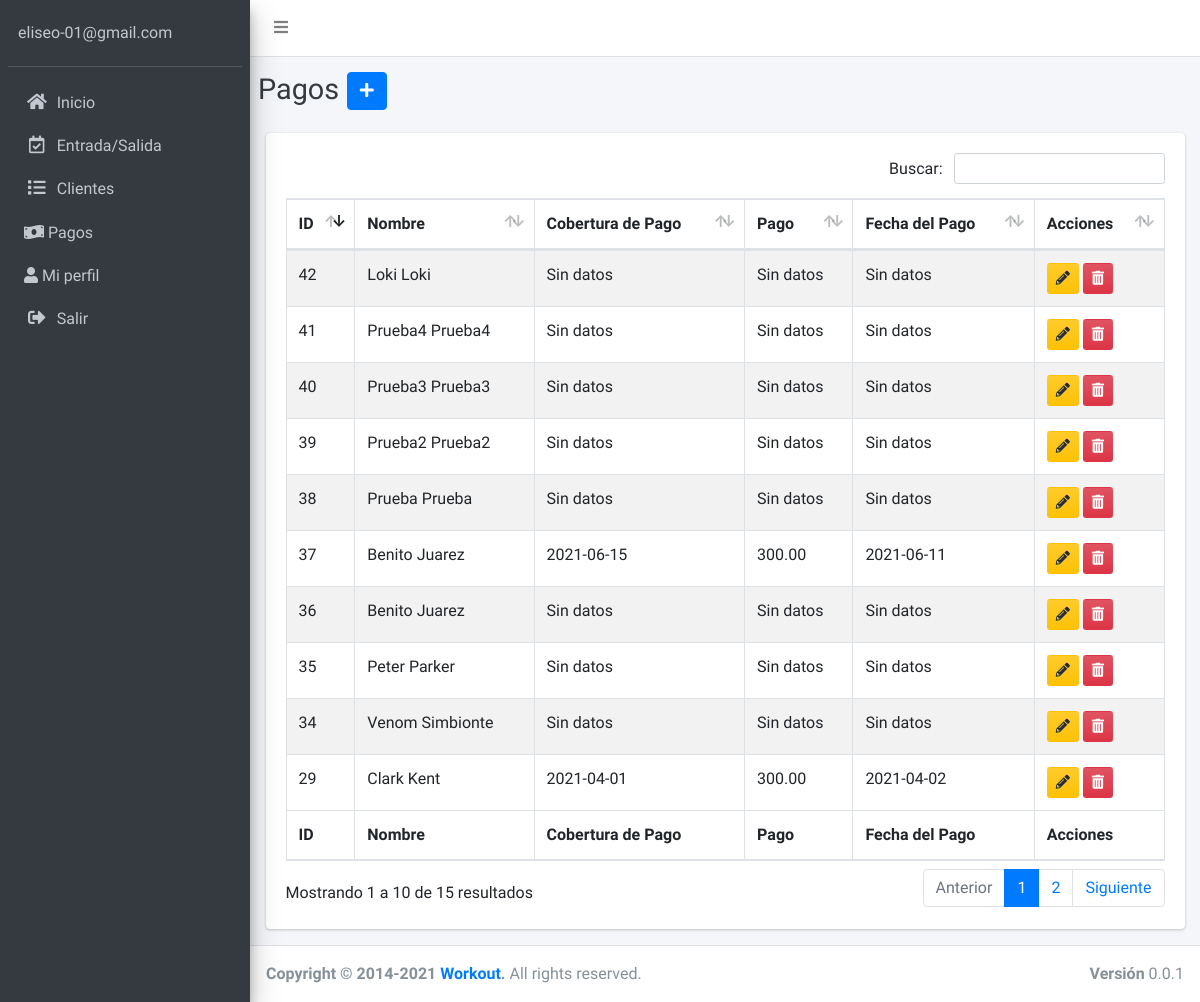
Screenshot of /admin/pages/pago.php (signed in) with the database file from the repository.
### tables this page shows
CREATE TABLE `pago` (
  `id_pago` int(11) NOT NULL,
  `nombre_cliente_pago` int(11) NOT NULL,
  `cobertura_pago` date DEFAULT NULL,
  `pago` decimal(9,2) DEFAULT NULL,
  `fecha_creacion_pago` date DEFAULT NULL
);

CREATE TABLE `cliente` (
  `id_cliente` int(11) NOT NULL,
  `nombre_cliente` varchar(60) NOT NULL,
  `apellido_cliente` varchar(60) NOT NULL,
  `sexo_cliente` varchar(10) NOT NULL,
  `email_cliente` varchar(60) NOT NULL,
  `fecha_nacimiento_cliente` date NOT NULL,
  `telefono_cliente` varchar(15) NOT NULL,
  `estado_cliente` tinyint(4) NOT NULL DEFAULT 1,
  `gimnasio_cliente` int(11) NOT NULL,
  `url_imagen_cliente` varchar(100) NOT NULL,
  `fecha_creacion_cliente` date DEFAULT NULL
);

### admin/pages/pago.php (the view, shortened to what this page needs)
<?php
include 'funciones/funciones.php';
include 'templates/header.php';
include 'templates/barra-superior.php';
include 'templates/barra-lateral.php';
$id = $_SESSION['id'];
?>
  <div class="content-wrapper">
    <div class="content-header">
      <div class="container-fluid">
      <div class="row mb-2">
          <div class="col-sm-6">
            <div class="row">
              <h1 class="m-0 text-dark">Pagos</h1>
              <div class="col-md-auto">
                <button type="button" class="btn btn-block btn-primary" data-toggle="modal" data-target="#registroPago"><i class="fas fa-plus"></i></button>
              </div>
            </div>
          </div>
        </div>
      </div>
    </div>
                <?php
                  try {
                    $sql = "SELECT * ";
                    $sql .= " FROM cliente ";
                    $sql .= " INNER JOIN registro ";
                    $sql .= " ON cliente.gimnasio_cliente=registro.id_registro ";
                    $sql .= " WHERE gimnasio_cliente = $id ";
                    $sql .= " ORDER BY id_cliente DESC ";
                    $resultado = $conn->query($sql);
                    while ($pago = $resultado->fetch_assoc()) { ?>
                    <?php }
                  } catch (Exception $e) {
                      echo "Error: " . $e->getMessage();
                  }
                ?>
    <section class="content">
      <div class="container-fluid">
        <div class="card">
          <div class="card-body">
            <table id="registros-pago" class="table table-bordered table-striped">
              <thead>
              <tr>
                <th>ID</th>
                <th>Nombre</th>
                <th>Cobertura de Pago</th>
                <th>Pago</th>
                <th>Fecha del Pago</th>
                <th>Acciones</th>
              </tr>
              </thead>
              <tbody>
                <?php
                  try {
                    $sql = "SELECT";
                    $sql .= " p.id_pago AS 'id_pago', ";
                    $sql .= " p.nombre_cliente_pago AS 'nombre_cliente', ";
                    $sql .= " IFNULL(p.cobertura_pago, 'Sin datos') AS 'cobertura_pago', ";
                    $sql .= " IFNULL(p.pago, 'Sin datos') AS 'pago', ";
                    $sql .= " IFNULL(p.fecha_creacion_pago, 'Sin datos') AS 'fecha_pago', ";
                    $sql .= " c.id_cliente, ";
                    $sql .= " c.nombre_cliente, ";
                    $sql .= " c.apellido_cliente, ";
                    $sql .= " c.email_cliente, ";
                    $sql .= " c.fecha_nacimiento_cliente, ";
                    $sql .= " c.telefono_cliente, ";
                    $sql .= " c.gimnasio_cliente, ";
                    $sql .= " c.url_imagen_cliente ";
                    $sql .= " FROM pago p ";
                    $sql .= " LEFT JOIN cliente c ";
                    $sql .= " ON p.nombre_cliente_pago=c.id_cliente ";
                    $sql .= " WHERE c.gimnasio_cliente = $id ";
                    $sql .= " ORDER BY id_pago DESC; ";
                    $resultado = $conn->query($sql);
                  } catch (Exception $e) {
                    $error = $e->getMessage();
                    echo $error;
                  }
                  while($pago = $resultado->fetch_assoc()) { ?>
                    <tr>
                      <td><?php echo $pago['id_pago']; ?></td>
                      <td><?php echo $pago['nombre_cliente'] . " " . $pago['apellido_cliente']; ?></td>
                      <td><?php echo $pago['cobertura_pago']; ?></td>
                      <td><?php echo $pago['pago']; ?></td>
                      <td><?php echo $pago['fecha_pago']; ?></td>
                      <td>
                        <a title="Editar" href="editar-pago.php?id=<?php echo $pago['id_pago']; ?>" class="btn bg-gradient-warning btn-sm margin">
                        <i class="fas fa-pencil-alt"></i>
                        </a>
                        <a title="Eliminar" href="#" data-id="<?php echo $pago['id_pago']; ?>" data-tipo="pago" class="btn bg-gradient-danger btn-sm borrar_registro">
                        <i class="fas fa-trash-alt"></i>
                        </a>
                      </td>
                    </tr>
                  <?php } ?>
              </tbody>
              <tfoot>
              <tr>
                <th>ID</th>
                <th>Nombre</th>
                <th>Cobertura de Pago</th>
                <th>Pago</th>
                <th>Fecha del Pago</th>
                <th>Acciones</th>
              </tr>
              </tfoot>
            </table>
          </div>
        </div>
      </div>
    </section>
  </div>
<?php
include 'templates/footer.php';
?>

### rows the page displays
pago: id_pago "42", nombre_cliente_pago.nombre_cliente "Loki", nombre_cliente_pago.apellido_cliente "Loki", cobertura_pago "Sin datos", pago "Sin datos", fecha_pago "Sin datos"
pago: id_pago "41", nombre_cliente_pago.nombre_cliente "Prueba4", nombre_cliente_pago.apellido_cliente "Prueba4", cobertura_pago "Sin datos", pago "Sin datos", fecha_pago "Sin datos"
pago: id_pago "40", nombre_cliente_pago.nombre_cliente "Prueba3", nombre_cliente_pago.apellido_cliente "Prueba3", cobertura_pago "Sin datos", pago "Sin datos", fecha_pago "Sin datos"
pago: id_pago "39", nombre_cliente_pago.nombre_cliente "Prueba2", nombre_cliente_pago.apellido_cliente "Prueba2", cobertura_pago "Sin datos", pago "Sin datos", fecha_pago "Sin datos"
pago: id_pago "38", nombre_cliente_pago.nombre_cliente "Prueba", nombre_cliente_pago.apellido_cliente "Prueba", cobertura_pago "Sin datos", pago "Sin datos", fecha_pago "Sin datos"
pago: id_pago "37", nombre_cliente_pago.nombre_cliente "Benito", nombre_cliente_pago.apellido_cliente "Juarez", cobertura_pago "2021-06-15", pago "300.00", fecha_pago "2021-06-11"
pago: id_pago "36", nombre_cliente_pago.nombre_cliente "Benito", nombre_cliente_pago.apellido_cliente "Juarez", cobertura_pago "Sin datos", pago "Sin datos", fecha_pago "Sin datos"
pago: id_pago "35", nombre_cliente_pago.nombre_cliente "Peter", nombre_cliente_pago.apellido_cliente "Parker", cobertura_pago "Sin datos", pago "Sin datos", fecha_pago "Sin datos"
pago: id_pago "34", nombre_cliente_pago.nombre_cliente "Venom", nombre_cliente_pago.apellido_cliente "Simbionte", cobertura_pago "Sin datos", pago "Sin datos", fecha_pago "Sin datos"
pago: id_pago "29", nombre_cliente_pago.nombre_cliente "Clark", nombre_cliente_pago.apellido_cliente "Kent", cobertura_pago "2021-04-01", pago "300.00", fecha_pago "2021-04-02"

### other values shown
$_SESSION['email'] "eliseo-01@gmail.com"
